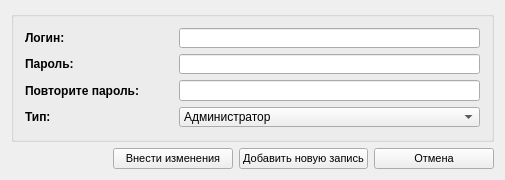
<?xml version="1.0" encoding="UTF-8"?>
<ui version="4.0">
 <class>ZUsersForm</class>
 <widget class="QWidget" name="ZUsersForm">
  <property name="geometry">
   <rect>
    <x>0</x>
    <y>0</y>
    <width>505</width>
    <height>180</height>
   </rect>
  </property>
  <property name="minimumSize">
   <size>
    <width>480</width>
    <height>180</height>
   </size>
  </property>
  <property name="windowTitle">
   <string>Добавление (изменение) пользователя</string>
  </property>
  <property name="windowIcon">
   <iconset resource="../DSV.qrc">
    <normaloff>:/images/add.png</normaloff>:/images/add.png</iconset>
  </property>
  <property name="styleSheet">
   <string notr="true"/>
  </property>
  <layout class="QVBoxLayout" name="verticalLayout">
   <item>
    <widget class="QGroupBox" name="requiredBox">
     <property name="title">
      <string/>
     </property>
     <layout class="QGridLayout" name="gridLayout_2">
      <item row="3" column="0">
       <widget class="QLabel" name="lblSectionPlus_2">
        <property name="font">
         <font>
          <weight>75</weight>
          <bold>true</bold>
         </font>
        </property>
        <property name="text">
         <string>Пароль:</string>
        </property>
       </widget>
      </item>
      <item row="1" column="0">
       <widget class="QLabel" name="lblSectionPlus">
        <property name="font">
         <font>
          <weight>75</weight>
          <bold>true</bold>
         </font>
        </property>
        <property name="text">
         <string>Логин:</string>
        </property>
       </widget>
      </item>
      <item row="4" column="1" colspan="2">
       <widget class="QLineEdit" name="txtPwd2">
        <property name="echoMode">
         <enum>QLineEdit::Password</enum>
        </property>
       </widget>
      </item>
      <item row="4" column="0">
       <widget class="QLabel" name="lblSectionPlus_3">
        <property name="font">
         <font>
          <weight>75</weight>
          <bold>true</bold>
         </font>
        </property>
        <property name="text">
         <string>Повторите пароль:</string>
        </property>
       </widget>
      </item>
      <item row="5" column="0">
       <widget class="QLabel" name="lblSectionPlus_4">
        <property name="font">
         <font>
          <weight>75</weight>
          <bold>true</bold>
         </font>
        </property>
        <property name="text">
         <string>Тип:</string>
        </property>
       </widget>
      </item>
      <item row="5" column="1" colspan="2">
       <widget class="QComboBox" name="cboMode">
        <item>
         <property name="text">
          <string>Администратор</string>
         </property>
        </item>
        <item>
         <property name="text">
          <string>Пользователь</string>
         </property>
        </item>
       </widget>
      </item>
      <item row="3" column="1" colspan="2">
       <widget class="QLineEdit" name="txtPwd">
        <property name="echoMode">
         <enum>QLineEdit::Password</enum>
        </property>
       </widget>
      </item>
      <item row="1" column="1" colspan="2">
       <widget class="QLineEdit" name="txtLogin"/>
      </item>
     </layout>
    </widget>
   </item>
   <item>
    <layout class="QHBoxLayout" name="horizontalLayout">
     <item>
      <spacer name="horizontalSpacer">
       <property name="orientation">
        <enum>Qt::Horizontal</enum>
       </property>
       <property name="sizeHint" stdset="0">
        <size>
         <width>40</width>
         <height>20</height>
        </size>
       </property>
      </spacer>
     </item>
     <item>
      <widget class="QPushButton" name="cmdSave">
       <property name="minimumSize">
        <size>
         <width>120</width>
         <height>0</height>
        </size>
       </property>
       <property name="font">
        <font>
         <family>MS Shell Dlg 2</family>
         <pointsize>8</pointsize>
        </font>
       </property>
       <property name="text">
        <string>Внести изменения</string>
       </property>
       <property name="icon">
        <iconset resource="../DSV.qrc">
         <normaloff>:/images/add.png</normaloff>:/images/add.png</iconset>
       </property>
       <property name="iconSize">
        <size>
         <width>24</width>
         <height>24</height>
        </size>
       </property>
      </widget>
     </item>
     <item>
      <widget class="QPushButton" name="cmdSaveNew">
       <property name="minimumSize">
        <size>
         <width>120</width>
         <height>0</height>
        </size>
       </property>
       <property name="font">
        <font>
         <family>MS Shell Dlg 2</family>
         <pointsize>8</pointsize>
        </font>
       </property>
       <property name="text">
        <string>Добавить новую запись</string>
       </property>
       <property name="icon">
        <iconset resource="../DSV.qrc">
         <normaloff>:/images/add.png</normaloff>:/images/add.png</iconset>
       </property>
       <property name="iconSize">
        <size>
         <width>24</width>
         <height>24</height>
        </size>
       </property>
      </widget>
     </item>
     <item>
      <widget class="QPushButton" name="cmdCancel">
       <property name="minimumSize">
        <size>
         <width>120</width>
         <height>0</height>
        </size>
       </property>
       <property name="font">
        <font>
         <family>MS Shell Dlg 2</family>
         <pointsize>8</pointsize>
        </font>
       </property>
       <property name="text">
        <string>Отмена</string>
       </property>
       <property name="icon">
        <iconset resource="../DSV.qrc">
         <normaloff>:/images/error.png</normaloff>:/images/error.png</iconset>
       </property>
       <property name="iconSize">
        <size>
         <width>24</width>
         <height>24</height>
        </size>
       </property>
      </widget>
     </item>
    </layout>
   </item>
  </layout>
 </widget>
 <layoutdefault spacing="6" margin="11"/>
 <resources>
  <include location="../DSV.qrc"/>
 </resources>
 <connections>
  <connection>
   <sender>cmdCancel</sender>
   <signal>clicked()</signal>
   <receiver>ZUsersForm</receiver>
   <slot>close()</slot>
   <hints>
    <hint type="sourcelabel">
     <x>423</x>
     <y>337</y>
    </hint>
    <hint type="destinationlabel">
     <x>246</x>
     <y>181</y>
    </hint>
   </hints>
  </connection>
 </connections>
</ui>
